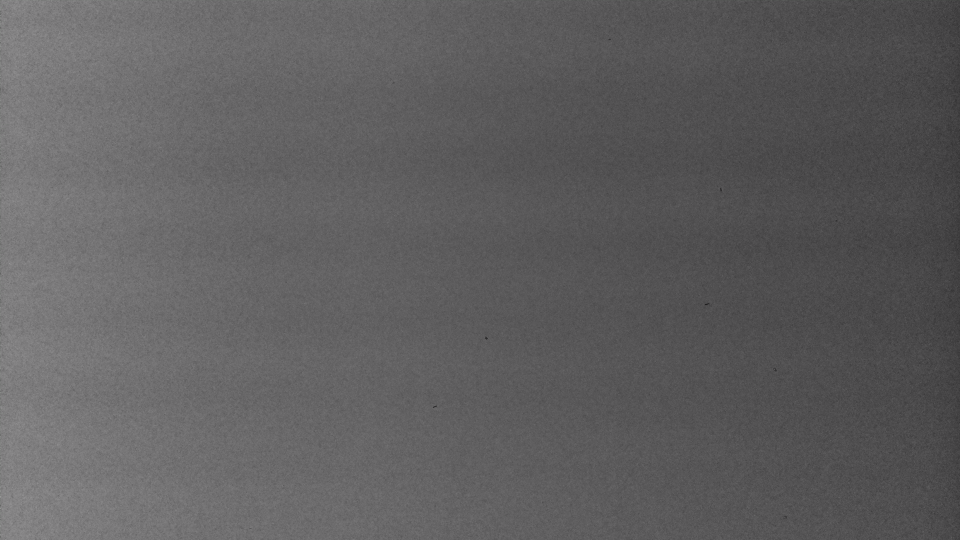
#> input picture bernat/from_camera/test05/black2.png, 1920 x 1080 px, given in place of dist_00000.png, which was not available (shown at 1/2 size); the run also reads 1 picture not shown here
$ jupyter execute --allow-errors screen1.ipynb   (older library calls are emulated)
#> lines starting #> are read from the running program, lines starting #| are printed output that depends on the picture; pictures that were not available may be replaced by others from this repository, and a replacement may not be noted
[cell 1]
import matplotlib.pyplot as plt
import matplotlib.image as mpimg
import numpy as np
import math
from skimage import draw
from scipy import signal
from PIL import Image

[cell 2]
def import_capture(location,factor):
#> called with location = 'from_camera/test03/dist_00000.png', factor = 4
    img = Image.open(location)
#> img is the input picture: PIL image 1920x1080 RGBA; mean R, G, B, A 95, 94.1, 95, 255
    realsize=img.size
#> realsize = (1920, 1080)
    newsize=tuple(int(ti/factor) for ti in realsize)
#> newsize = (480, 270)
    img=img.resize(newsize,Image.ANTIALIAS)
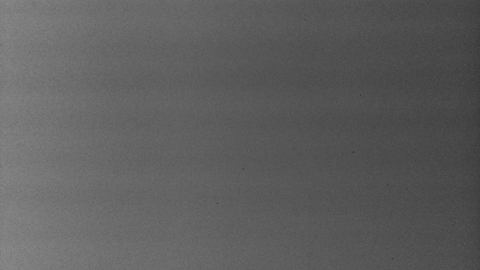
#> img: PIL image 480x270 RGBA; mean R, G, B, A 95, 94.1, 95, 255
    img = np.array(img,dtype=float)
#> img: shape (270, 480, 4) float64
    img = img[:, :, 0]
#> img: shape (270, 480) float64
    return img

def import_capture_mean(location,factor):
    img = Image.open(location)
    realsize=img.size
    newsize=tuple(int(ti/factor) for ti in realsize)
    img=img.resize(newsize,Image.ANTIALIAS)
    img = np.array(img,dtype=float)
    img = img[:, :, 0]
    img -= img.mean()
    return img

[cell 3]
#Import image
h = import_capture('from_camera/test03/dist_00000.png', 4)
h -= h.mean()
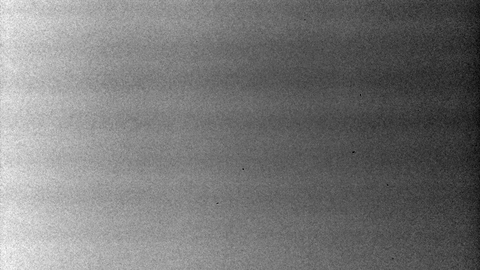
#> h: shape (270, 480) float64; min -40.05, max 45.95, mean 0; drawn with min black and max white

black = import_capture('from_camera/test05/black5.png', 4)
og_black = signal.fftconvolve(black,np.flip(h),mode='same')
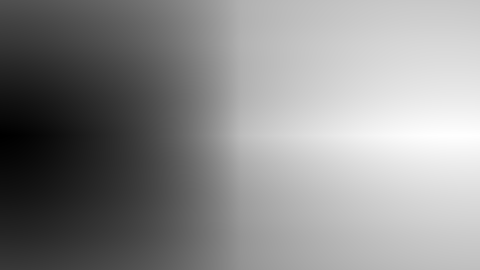
#> og_black: shape (270, 480) float64; min -87788079.5, max 74904937.5, mean 2045015; drawn with min black and max white

point = import_capture('from_camera/test05/a1.png', 4)
#> call 3 of import_capture, with location = 'from_camera/test05/a1.png', factor = 4
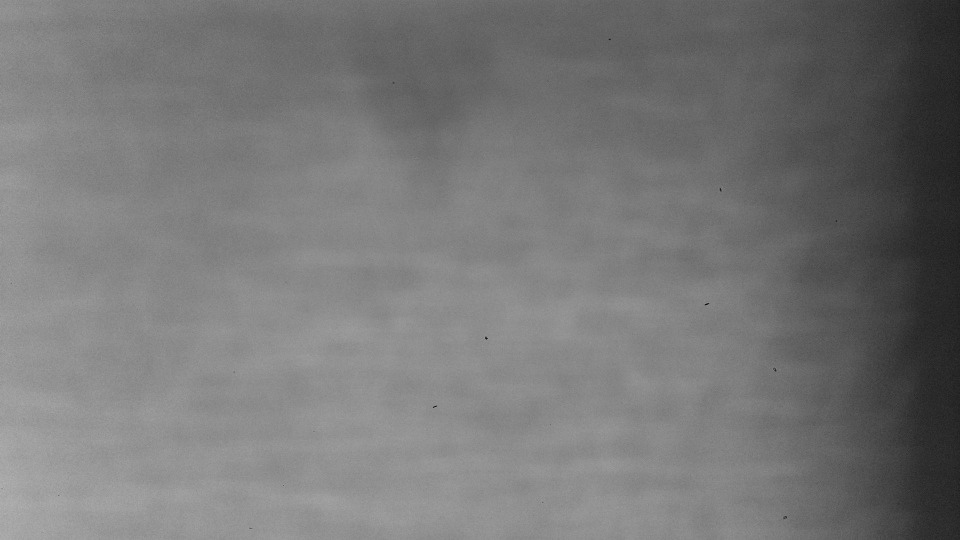
#> input picture bernat/from_camera/test05/a1.png, 1920 x 1080 px (shown at 1/2 size)
#> in import_capture, img is the input picture: PIL image 1920x1080 RGBA; mean R, G, B, A 119.7, 118.7, 119.7, 255
#> in import_capture (call 3), `img=img.resize(newsize,Image.ANTIALIAS)`:
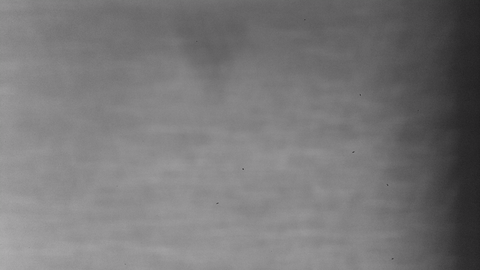
#> img: PIL image 480x270 RGBA; mean R, G, B, A 119.7, 118.7, 119.7, 255
og_point = signal.fftconvolve(point,np.flip(h),mode='same')

# [7 lines of commented-out code are left out]

plt.imshow(og_point-og_black)
plt.colorbar(orientation='horizontal')
plt.show()
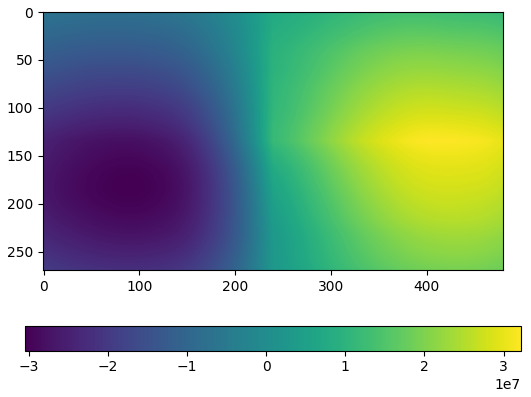
#> figure drawn by matplotlib, 2 panels
